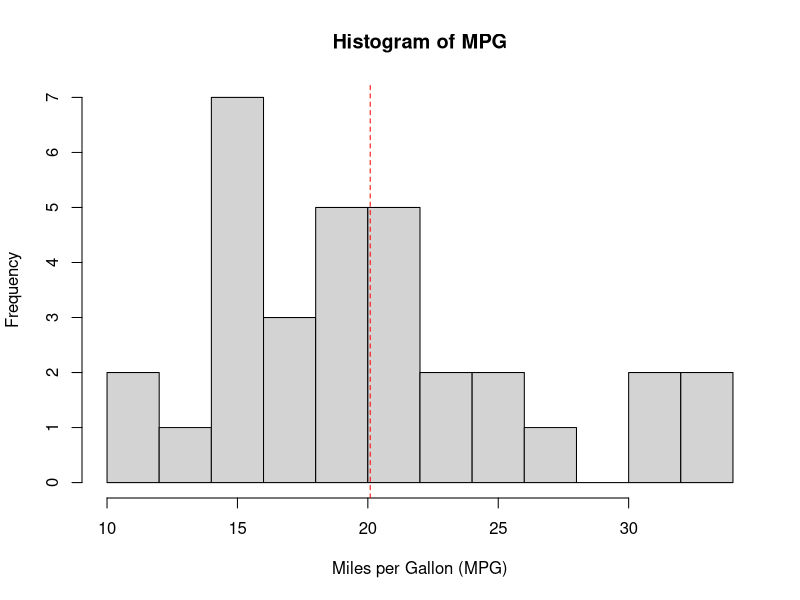
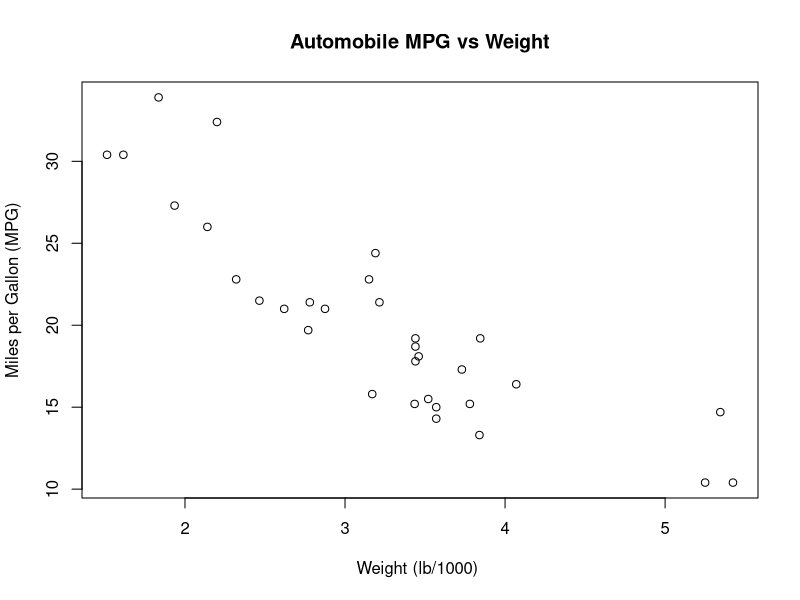

Write R code to recreate these figures, in order.
## ------------------------------------------------------------------------
# Let's load some pre-defined R data
data(mtcars)
help (mtcars)
# Let's peek into the data
head(mtcars)
# Let's see its structure
str(mtcars)

## ------------------------------------------------------------------------

# Let's calculate the average MPG consumption
mean(mtcars$mpg)
# Let's calculate the standard deviation
sd(mtcars$mpg)
# Shortcut, calculate  summary statistics
summary(mtcars$mpg)

# let's generate an histogram of the mpg variable with 10 bars
hist(mtcars$mpg,breaks=10,main="Histogram of MPG", xlab="Miles per Gallon (MPG)")
# Let's draw a vertical line at the mean
abline(v=mean(mtcars$mpg),col="red",lty=2)

# Calculate some bi-variate stats
#let's plot MPG vs weight
plot(mtcars$wt,mtcars$mpg, main="Automobile MPG vs Weight", ylab="Miles per Gallon (MPG)",xlab="Weight (lb/1000) ")

#There is a clear (inverse) relationship between both
#Let's calculate correlation
cor(mtcars$mpg,mtcars$wt)

